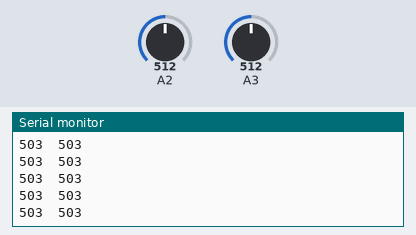
Recording of a sketch running on a simulated Arduino Uno, built with avr-gcc and run on an emulated ATmega328P. Parts: the last lines printed to the serial monitor. Inputs (shaded band) come from the test bench; at power-on: A3 = 512, A2 = 512. No radio packets arrive unless stated.

Above: at 3.2 s.
3.3 s: A3 set to 1004
At 3.8 s:
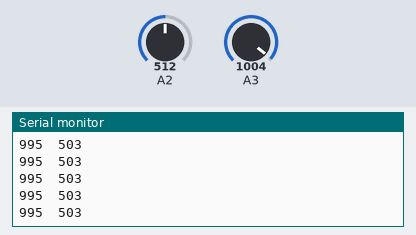
4.8 s: A3 set to 1017
At 5.3 s:
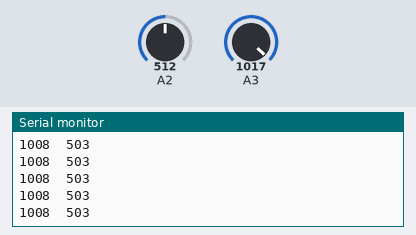
Timing chart, 0 to 7.4 s (numbered marks = the images above; inputs shaded):
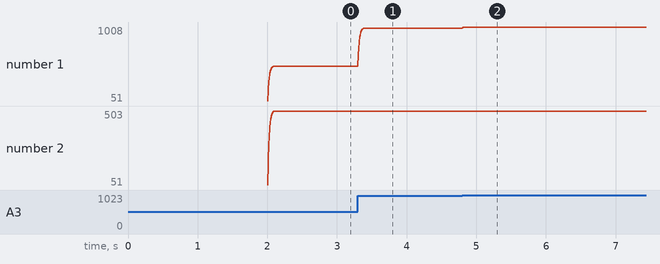

Measured:
- after the input at 3.3 s, the serial monitor: prints a new line at once (image 1)
- plotted number 1: 503 → 995 after the input at 3.3 s

The sketch:

Transmitter.ino
```cpp
#include<SPI.h>
#include<RF24.h>
#include "printf.h"

int new_x = 0, new_y = 0, prev_x = 0, prev_y = 0;

int CE_PIN = 9, CSN_PIN = 10;
RF24 Radio(CE_PIN, CSN_PIN);
const uint64_t pipeOut = 0xABCDABCDE1LL;

struct Data
{
  int x, y;
} data;

void setup()
{
  Serial.begin(115200);
  init_radio();
}

void loop()
{
  new_y = analogRead(A2);
  new_x = analogRead(A3);
  data.x = (prev_x * 0.9) + (new_x * 0.1);
  data.y = (prev_y * 0.9) + (new_y * 0.1);
  Serial.print(data.x);
  Serial.print("\t");
  Serial.println(data.y);
  Radio.write(&data, sizeof(data));
  prev_x = data.x;
  prev_y = data.y;
}
```

Radio.ino
```cpp
void init_radio()
{
  Radio.begin();
  printf_begin();
  Radio.setPALevel(RF24_PA_MAX);
  Radio.setDataRate(RF24_250KBPS);
  Radio.openWritingPipe(pipeOut);
  Radio.printDetails();
  delay(2000);
  data.x = 0;
  data.y = 0;
}
```
